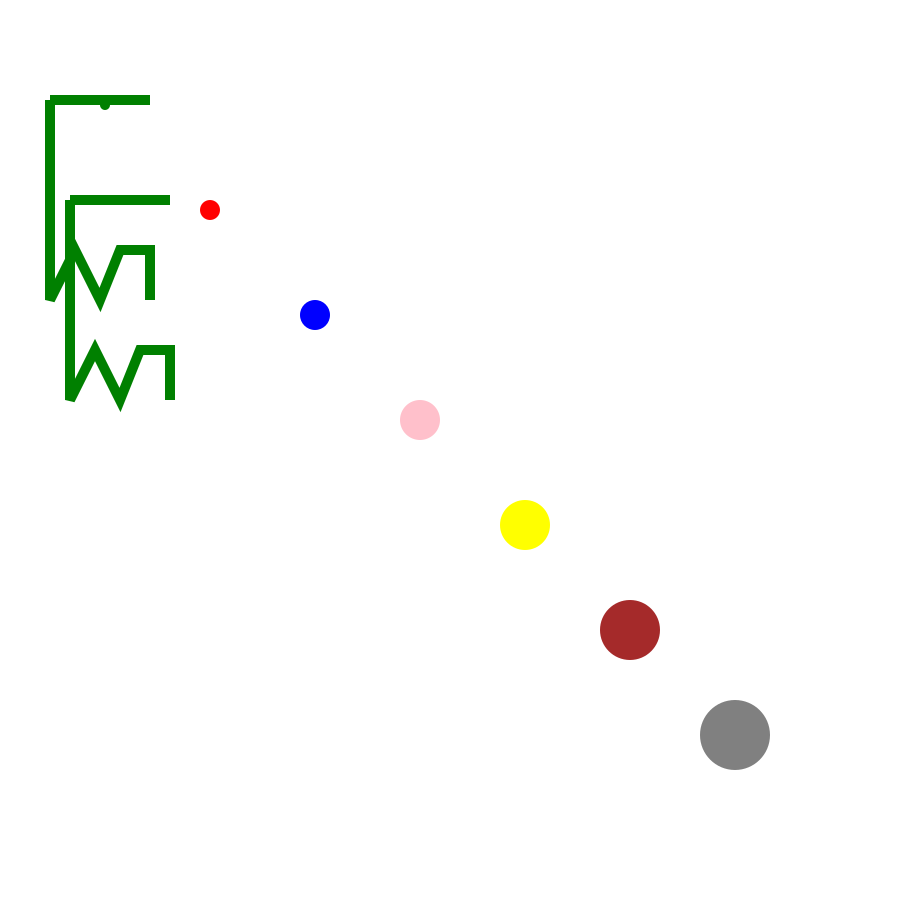

This figure's Python source:
#!/usr/bin/env python3
# coding: utf-8

import svgwrite

dwg = svgwrite.Drawing("use.example.svg", (900, 900), debug=True)
symbol = dwg.symbol(id='symbol')
dwg.defs.add(symbol)
symbol.viewbox(0, 0, 10, 10)
symbol.add(dwg.circle((5,5), r=5))

dwg.add(dwg.use(symbol, insert=(100, 100), size=(10, 10), fill='green'))
dwg.add(dwg.use(symbol, insert=(200, 200), size=(20, 20), fill='red'))
dwg.add(dwg.use(symbol, insert=(300, 300), size=(30, 30), fill='blue'))
dwg.add(dwg.use(symbol, insert=(400, 400), size=(40, 40), fill='pink'))
dwg.add(dwg.use(symbol, insert=(500, 500), size=(50, 50), fill='yellow'))
dwg.add(dwg.use(symbol, insert=(600, 600), size=(60, 60), fill='brown'))
dwg.add(dwg.use(symbol, insert=(700, 700), size=(70, 70), fill='gray'))

text = dwg.add(dwg.g(id = "text.group", font_family="sans-serif", font_size=20, fill='black'))
lines = dwg.add(dwg.g(id = "line.group",stroke_width=10, stroke='green', fill='none'))
lines.add(dwg.polyline([(50, 100), (50, 300), (75, 250), (100, 300), (120, 250), (150, 250), (150, 300)]))
lines.add(dwg.line(start=(50, 100), end=(150, 100)))
dwg.add(dwg.use(lines, (20,100)))
dwg.save()